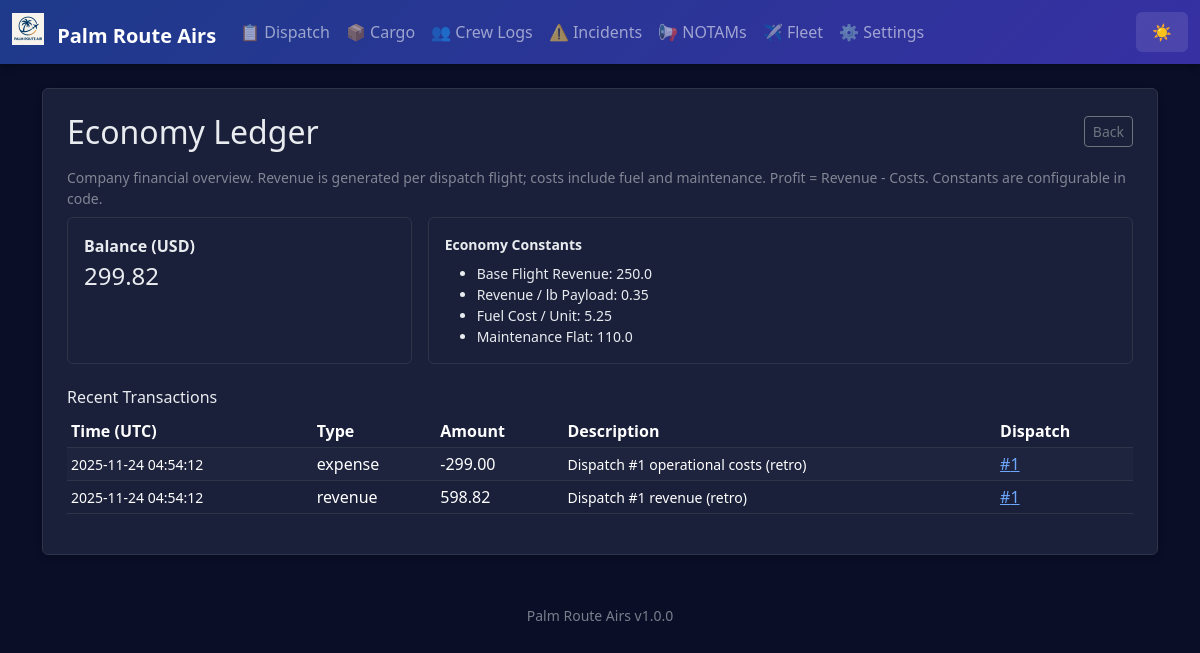
/economy, run on an earlier commit of the app's database.
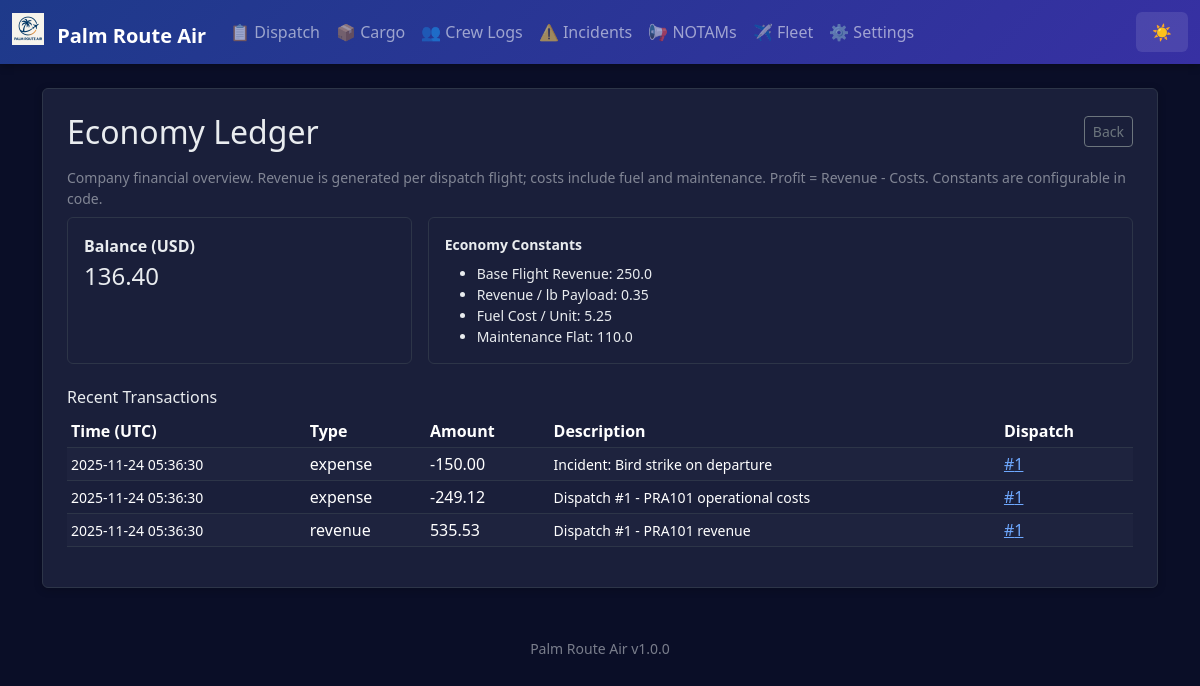
And on a later commit of the database.
### app.py (models this page shows)
class AppSettings(db.Model):
    id = db.Column(db.Integer, primary_key=True)
    company_name = db.Column(db.String(100), default='Palm Route Air')
    logo_filename = db.Column(db.String(120))  # stored in static/logos/
    difficulty = db.Column(db.String(20), default='Normal')  # Easy, Normal, Hard, Realistic
    realism_fuel_variance = db.Column(db.Float, default=0.05)  # ±5% revenue jitter
    realism_destination_penalty = db.Column(db.Float, default=0.25)  # 25% penalty for missed destination
    currency_symbol = db.Column(db.String(5), default='$')
    distance_unit = db.Column(db.String(10), default='NM')  # NM or KM
    weight_unit = db.Column(db.String(10), default='lbs')  # lbs or kg
    show_workflow_help = db.Column(db.Integer, default=1)  # 1 = show, 0 = hide

class CompanyAccount(db.Model):
    id = db.Column(db.Integer, primary_key=True)
    balance = db.Column(db.Float, default=0.0)
    currency = db.Column(db.String(10), default='USD')

class Transaction(db.Model):
    id = db.Column(db.Integer, primary_key=True)
    timestamp = db.Column(db.DateTime, default=datetime.datetime.utcnow)
    type = db.Column(db.String(20))  # 'revenue' or 'expense'
    amount = db.Column(db.Float)
    description = db.Column(db.String(200))
    dispatch_release_id = db.Column(db.Integer, db.ForeignKey('dispatch_release.id'))
    cargo_manifest_id = db.Column(db.Integer, db.ForeignKey('cargo_manifest.id'))
    crew_log_id = db.Column(db.Integer, db.ForeignKey('crew_log.id'))

### app.py (the view)
@app.route('/economy')
def economy_ledger():
    acct = CompanyAccount.query.first()
    txns = Transaction.query.order_by(Transaction.timestamp.desc()).limit(200).all()
    return render_template('economy_ledger.html', account=acct, transactions=txns, constants=ECONOMY_CONSTANTS)

### app.py (called while the page is built)
@app.context_processor
def inject_settings():
    try:
        settings = AppSettings.query.first()
        if not settings:
            settings = AppSettings(company_name='Palm Route Air')
    except:
        settings = None
    return dict(app_settings=settings, app_version=APP_VERSION)

### templates/economy_ledger.html
{% extends 'base.html' %}
{% block content %}
<div class="p-4 bg-white rounded shadow-sm">
  <div class="d-flex justify-content-between align-items-center mb-3">
    <h2 class="mb-0">Economy Ledger</h2>
    <a href="{{ url_for('index') }}" class="btn btn-outline-secondary btn-sm">Back</a>
  </div>
  <p class="text-muted small mb-2">Company financial overview. Revenue is generated per dispatch flight; costs include fuel and maintenance. Profit = Revenue - Costs. Constants are configurable in code.</p>
  <div class="row g-3 mb-3">
    <div class="col-md-4">
      <div class="border rounded p-3 h-100">
        <div class="fw-semibold">Balance ({{ account.currency }})</div>
        <div class="fs-4">{{ '%.2f'|format(account.balance) }}</div>
      </div>
    </div>
    <div class="col-md-8">
      <div class="border rounded p-3 h-100 small">
        <div class="fw-semibold mb-2">Economy Constants</div>
        <ul class="mb-0">
          <li>Base Flight Revenue: {{ constants.BASE_FLIGHT_REVENUE }}</li>
          <li>Revenue / lb Payload: {{ constants.REVENUE_PER_LB }}</li>
          <li>Fuel Cost / Unit: {{ constants.FUEL_COST_PER_UNIT }}</li>
          <li>Maintenance Flat: {{ constants.MAINTENANCE_FLAT }}</li>
        </ul>
      </div>
    </div>
  </div>
  <h3 class="h6 mt-4">Recent Transactions</h3>
  {% if transactions %}
  <div class="table-responsive">
    <table class="table table-sm table-striped align-middle">
      <thead>
        <tr><th>Time (UTC)</th><th>Type</th><th>Amount</th><th>Description</th><th>Dispatch</th></tr>
      </thead>
      <tbody>
        {% for t in transactions %}
        <tr>
          <td class="small">{{ t.timestamp.strftime('%Y-%m-%d %H:%M:%S') }}</td>
          <td>{{ t.type }}</td>
          <td>{% if t.type == 'expense' %}-{% endif %}{{ '%.2f'|format(t.amount) }}</td>
          <td class="small">{{ t.description }}</td>
          <td>{% if t.dispatch_release_id %}<a href="{{ url_for('dispatch_detail', id=t.dispatch_release_id) }}">#{{ t.dispatch_release_id }}</a>{% else %}—{% endif %}</td>
        </tr>
        {% endfor %}
      </tbody>
    </table>
  </div>
  {% else %}
    <p class="text-muted small">No transactions yet.</p>
  {% endif %}
</div>
{% endblock %}

### templates/base.html (shortened to what this page needs)
<!doctype html>
<html lang="en" data-bs-theme="dark">
  <head>
    <link href="https://cdn.jsdelivr.net/npm/bootstrap@5.3.3/dist/css/bootstrap.min.css" rel="stylesheet">
  </head>
  <body>
    <nav class="navbar navbar-expand-lg navbar-dark mb-4">
      <div class="container-fluid">
        <a class="navbar-brand fw-bold" href="{{ url_for('index') }}">
          {% if app_settings and app_settings.logo_filename %}
            <img src="{{ url_for('static', filename='logos/' + app_settings.logo_filename) }}" height="32" class="me-2" style="vertical-align: -0.125em;" alt="Logo">
          {% endif %}
          {{ app_settings.company_name if app_settings else 'Palm Route Air' }}
        </a>
        <div class="collapse navbar-collapse" id="navbarNav">
          <ul class="navbar-nav me-auto">
            <li class="nav-item"><a class="nav-link" href="{{ url_for('dispatch_history') }}">📋 Dispatch</a></li>
            <li class="nav-item"><a class="nav-link" href="{{ url_for('cargo_history') }}">📦 Cargo</a></li>
            <li class="nav-item"><a class="nav-link" href="{{ url_for('crew_history') }}">👥 Crew Logs</a></li>
            <li class="nav-item"><a class="nav-link" href="{{ url_for('incident_history') }}">⚠️ Incidents</a></li>
            <li class="nav-item"><a class="nav-link" href="{{ url_for('notams_history') }}">📢 NOTAMs</a></li>
            <li class="nav-item"><a class="nav-link" href="{{ url_for('fleet_history') }}">✈️ Fleet</a></li>
            <li class="nav-item"><a class="nav-link" href="{{ url_for('settings') }}">⚙️ Settings</a></li>
          </ul>
          <button class="theme-toggle text-white" onclick="toggleTheme()" title="Toggle theme">
            <span id="theme-icon">🌙</span>
          </button>
        </div>
      </div>
    </nav>
    <main class="container mb-5">
      {% block content %}{% endblock %}
    </main>
    <footer class="container text-center pb-3">
      <small class="text-muted">{{ app_settings.company_name if app_settings else 'Palm Route Air' }} {{ app_version }}</small>
    </footer>
  </body>
</html>

### templates/base.html (style rules this page uses)
:root { --pra-primary: #0d6efd; --pra-secondary: #6c757d; --pra-success: #198754; --pra-danger: #dc3545; --pra-warning: #ffc107; --pra-info: #0dcaf0; }
[data-bs-theme="dark"] { --bs-body-bg: #0a0e27; --bs-body-color: #e9ecef; --bs-card-bg: #1a1f3a; --bs-border-color: #2d3548; --bs-emphasis-color: #ffffff; }
body { background: var(--bs-body-bg); color: var(--bs-body-color); transition: background-color 0.3s ease, color 0.3s ease; }
.bg-white, .bg-light { background-color: var(--bs-card-bg) !important; border-color: var(--bs-border-color); }
.navbar { background: linear-gradient(135deg, #1e3a8a 0%, #3730a3 100%) !important; box-shadow: 0 2px 8px rgba(0,0,0,0.3); }
.card, .shadow-sm, .rounded.shadow-sm { background-color: var(--bs-card-bg); border: 1px solid var(--bs-border-color); box-shadow: 0 2px 8px rgba(0,0,0,0.2) !important; }
.table { --bs-table-bg: transparent; --bs-table-striped-bg: rgba(255,255,255,0.02); --bs-table-hover-bg: rgba(255,255,255,0.04); }
.btn-outline-secondary, .btn-outline-primary, .btn-outline-warning, .btn-outline-info, .btn-outline-danger { border-width: 1.5px; }
.theme-toggle { cursor: pointer; padding: 0.5rem 1rem; border: none; background: rgba(255,255,255,0.1); border-radius: 0.375rem; transition: background 0.2s; }
.text-muted { opacity: 0.7; }

What changed in the data, as far as the page shows it:
changed AppSettings: company_name "Palm Route Airs" → "Palm Route Air"
changed CompanyAccount "USD": balance "299.82" → "136.40"
added Transaction: timestamp "2025-11-24 05:36:30", type "expense", amount "150.00", description "Incident: Bird strike on departure", dispatch_release_id "1"
changed Transaction: timestamp "2025-11-24 04:54:12" → "2025-11-24 05:36:30"; amount "299.00" → "249.12"; description "Dispatch #1 operational costs (retro)" → "Dispatch #1 - PRA101 operational costs"
changed Transaction "revenue": timestamp "2025-11-24 04:54:12" → "2025-11-24 05:36:30"; amount "598.82" → "535.53"; description "Dispatch #1 revenue (retro)" → "Dispatch #1 - PRA101 revenue"
